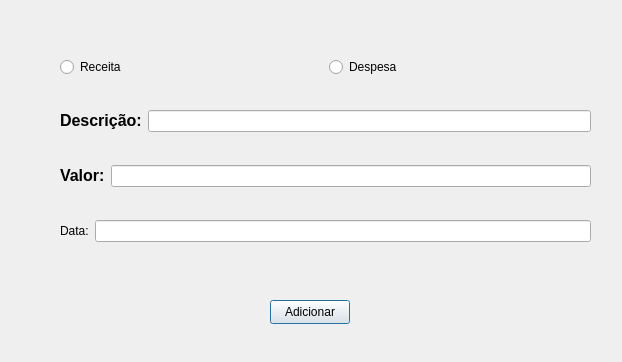
<?xml version="1.0" encoding="UTF-8"?>
<ui version="4.0">
 <class>Add</class>
 <widget class="QDialog" name="Add">
  <property name="geometry">
   <rect>
    <x>0</x>
    <y>0</y>
    <width>622</width>
    <height>362</height>
   </rect>
  </property>
  <property name="windowTitle">
   <string>Dialog</string>
  </property>
  <widget class="QPushButton" name="pb_Add">
   <property name="geometry">
    <rect>
     <x>270</x>
     <y>300</y>
     <width>80</width>
     <height>24</height>
    </rect>
   </property>
   <property name="text">
    <string>Adicionar</string>
   </property>
  </widget>
  <widget class="QWidget" name="">
   <property name="geometry">
    <rect>
     <x>60</x>
     <y>30</y>
     <width>531</width>
     <height>241</height>
    </rect>
   </property>
   <layout class="QVBoxLayout" name="verticalLayout">
    <item>
     <layout class="QHBoxLayout" name="horizontalLayout_4">
      <item>
       <widget class="QRadioButton" name="rb_Receita">
        <property name="text">
         <string>Receita</string>
        </property>
       </widget>
      </item>
      <item>
       <widget class="QRadioButton" name="rb_Despesa">
        <property name="text">
         <string>Despesa</string>
        </property>
       </widget>
      </item>
     </layout>
    </item>
    <item>
     <layout class="QHBoxLayout" name="horizontalLayout">
      <item>
       <widget class="QLabel" name="label">
        <property name="text">
         <string>&lt;html&gt;&lt;head/&gt;&lt;body&gt;&lt;p&gt;&lt;span style=&quot; font-size:12pt; font-weight:700;&quot;&gt;Descrição:&lt;/span&gt;&lt;/p&gt;&lt;/body&gt;&lt;/html&gt;</string>
        </property>
       </widget>
      </item>
      <item>
       <widget class="QLineEdit" name="le_Description"/>
      </item>
     </layout>
    </item>
    <item>
     <layout class="QHBoxLayout" name="horizontalLayout_2">
      <item>
       <widget class="QLabel" name="label_2">
        <property name="text">
         <string>&lt;html&gt;&lt;head/&gt;&lt;body&gt;&lt;p&gt;&lt;span style=&quot; font-size:12pt; font-weight:700;&quot;&gt;Valor:&lt;/span&gt;&lt;/p&gt;&lt;/body&gt;&lt;/html&gt;</string>
        </property>
       </widget>
      </item>
      <item>
       <widget class="QLineEdit" name="le_Valor"/>
      </item>
     </layout>
    </item>
    <item>
     <layout class="QHBoxLayout" name="horizontalLayout_3">
      <item>
       <widget class="QLabel" name="label_3">
        <property name="text">
         <string>&lt;html&gt;&lt;head/&gt;&lt;body&gt;&lt;p&gt;&lt;span style=&quot; font-size:12pt; font-weight:700;&quot;&gt;Data:&lt;/span&gt;&lt;/p&gt;&lt;/body&gt;&lt;/html&gt;</string>
        </property>
       </widget>
      </item>
      <item>
       <widget class="QLineEdit" name="le_data"/>
      </item>
     </layout>
    </item>
   </layout>
  </widget>
 </widget>
 <resources/>
 <connections/>
</ui>
